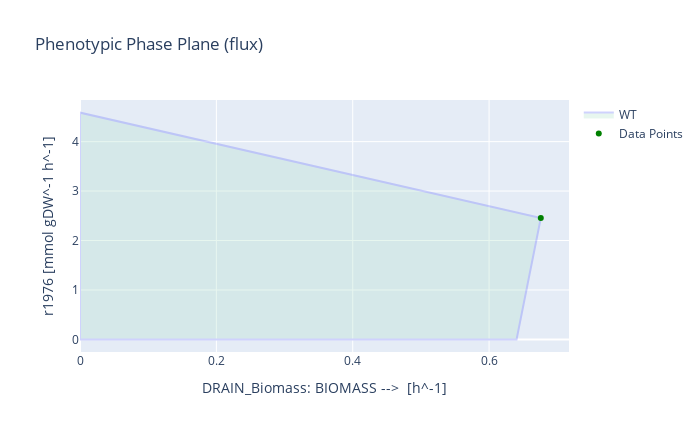

Write notebook code for a chart like this one.
### Code cell
#R861 OE
with model_KO:
    model_KO.reactions.r861.bounds = 10,1000
    model_KO.objective = model_KO.reactions.r1976
    
   
   
    yanD = phenotypic_phase_plane(model_KO, variables=['DRAIN_Biomass'], objective='r1976')
    growth = max(yanD.data_frame["DRAIN_Biomass"])
    yanD_production = yanD.data_frame.loc[yanD.data_frame["DRAIN_Biomass"] == growth, "objective_upper_bound"].iloc[0]
   
    print('Maximum productivity =', yanD_production, 'mmol/gDW*h')
   
    maximum_yield_YEPD = yanD_production / (-1*(sum_CSource_fluxes))
    print('Maximum theoretical yield =', maximum_yield_YEPD, 'mmol-yanD/mmol-Csources')
    #Visualization
    yanD.plot(plotter, points=[(growth, yanD_production)])

### Figure 1 — Plotly figure (JSON) as saved in the notebook; plotly's stock layout.template omitted (floating-point values rounded to 4 significant figures)
{"data": [{"fill": "toself", "fillcolor": "#B3E2CD", "hoverinfo": "none", "marker": {"line": {"color": "#B3E2CD"}, "opacity": 0.3}, "mode": "lines", "name": "WT", "opacity": 0.3, "type": "scatter", "x": [0, 0.03557, 0.07114, 0.1067, 0.1423, 0.1779, 0.2134, 0.249, 0.2846, 0.3201, 0.3557, 0.3913, 0.4268, 0.4624, 0.498, 0.5336, 0.5691, 0.6047, 0.6403, 0.6758, 0.6758, 0.6403, 0.6047, 0.5691, 0.5336, 0.498, 0.4624, 0.4268, 0.3913, 0.3557, 0.3201, 0.2846, 0.249, 0.2134, 0.1779, 0.1423, 0.1067, 0.07114, 0.03557, 0, 0, 0], "y": [0, 0, 0, 0, 0, 0, 0, 0, 0, 0, 0, 0, 0, 0, 0, 0, 0, 0, 0, 2.455, 2.455, 2.568, 2.68, 2.792, 2.904, 3.016, 3.129, 3.241, 3.353, 3.465, 3.577, 3.69, 3.802, 3.914, 4.026, 4.138, 4.251, 4.363, 4.475, 4.587, 0, 4.587]}, {"marker": {"color": "green"}, "mode": "markers", "name": "Data Points", "type": "scatter", "x": [0.6758], "y": [2.455]}], "layout": {"height": 432, "title": {"text": "Phenotypic Phase Plane (flux)"}, "width": 700, "xaxis": {"title": {"text": "DRAIN_Biomass: BIOMASS -->  [h^-1]"}}, "yaxis": {"title": {"text": "r1976 [mmol gDW^-1 h^-1]"}}}}
